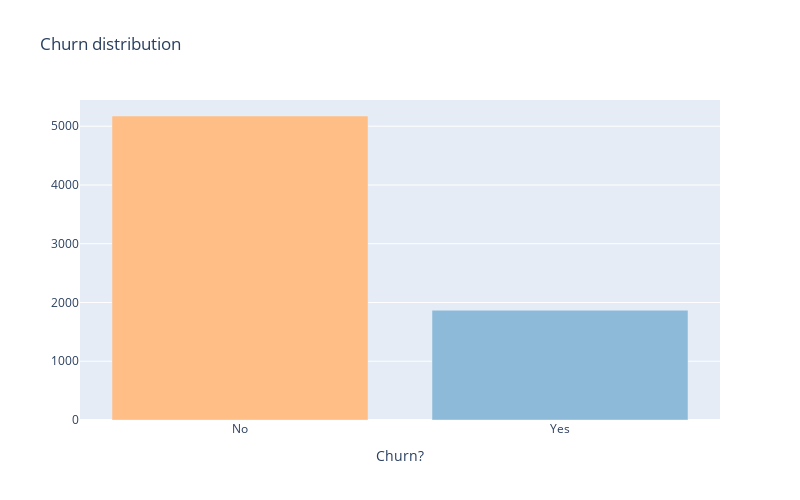

Notebook source saved alongside this figure:
### Markdown cell above
<h3>EDA: Target</h3>

### Code cell
_ = df.groupby('Churn').size().reset_index()

data = [go.Bar(
    x = _['Churn'].tolist(),
    y = _[0].tolist(),
    marker=dict(
        color=['rgba(255,190,134,1)', 'rgba(142,186,217,1)'])
)]

layout = go.Layout(
    title = "Churn distribution",
    xaxis = {"title" : "Churn?"},
    width=800,
    height=500
)

fig = go.Figure(data=data, layout=layout)
py.offline.iplot(fig)

### Figure 1 — Plotly figure (JSON) as saved in the notebook; plotly's stock layout.template omitted (floating-point values rounded to 4 significant figures)
{"data": [{"marker": {"color": ["rgba(255,190,134,1)", "rgba(142,186,217,1)"]}, "type": "bar", "x": ["No", "Yes"], "y": [5174, 1869]}], "layout": {"height": 500, "title": {"text": "Churn distribution"}, "width": 800, "xaxis": {"autorange": true, "range": [-0.5, 1.5], "title": {"text": "Churn?"}, "type": "category"}, "yaxis": {"autorange": true, "range": [0, 5446.0], "type": "linear"}}}
